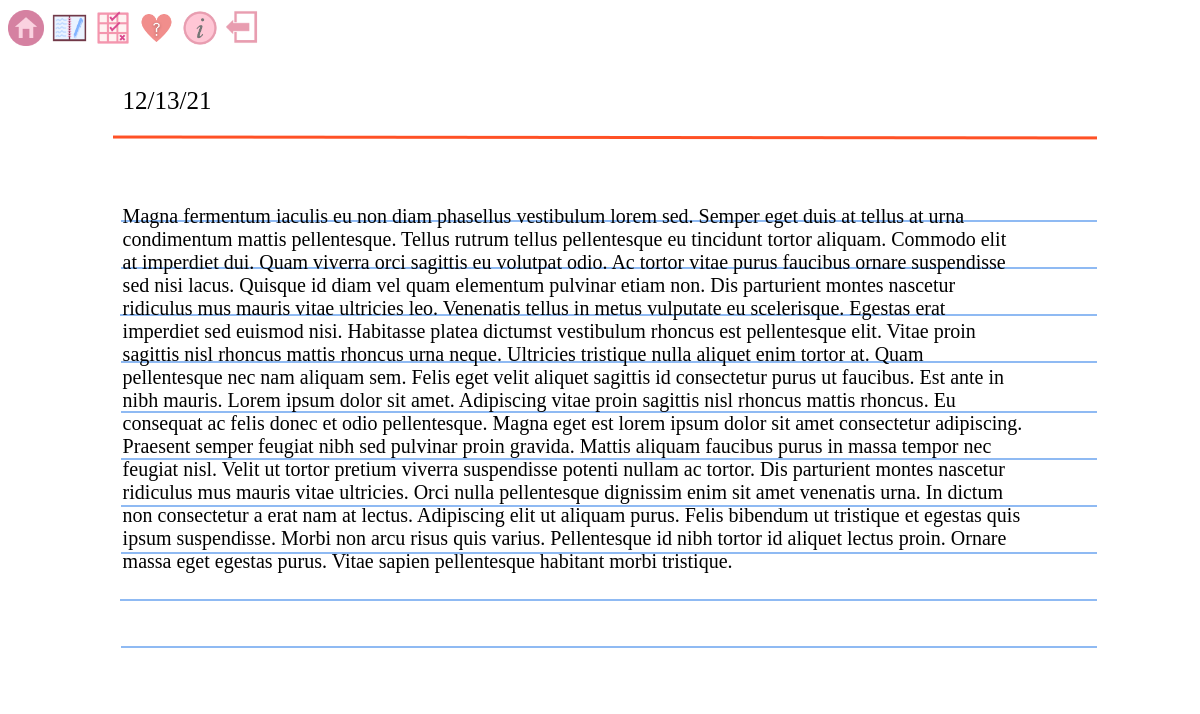
Screenshot of /journal/1 (signed in) with the database file from the repository.
### app/models.py (models this page shows, shortened)
class Journal(db.Model):
    id = db.Column(db.Integer, primary_key=True)
    date_posted = db.Column(db.Date, nullable=False, default= date.today())
    content = db.Column(db.Text, nullable=False)
    user_id = db.Column(db.Integer, db.ForeignKey('user.id'), nullable=False)

### app/routes.py (the view)
@app.route("/journal/<int:journal_id>") # view a single journal with the given id
@login_required
def viewjournal(journal_id):
    todays_date= date.today()
    journal = Journal.query.get_or_404(journal_id)
    return render_template('single_journal.html',  journal=journal, todays_date=todays_date, title="Single Journal" )

### app/models.py (called while the page is built)
@login_manager.user_loader
def load_user(user_id):
    return User.query.get(int(user_id))

### app/templates/single_journal.html (shortened to what this page needs)
<!doctype html>
<html lang="en">
    <head>
        <link rel="stylesheet" href="..\static\single_journal.css">
        <div>
            <a class="nav-link" href="/mainpage"><img src="\static\images\home.png " width="3%"></a>
            <a class="nav-link" href="/journal"><img src="\static\images\journal_icon.png " width="3%"></a>
            <a class="nav-link" href="/habittracker"><img src="\static\images\habittracker_icon.png " width="3%"></a>
            <a class="nav-link" href="/moodtracker"><img src="\static\images\moodtracker_icon.png " width="3%"></a>
            <a class="nav-link" href="/info"><img src="\static\images\information_icon.png " width="3%"></a>
            <a class="nav-link" href="/"><img src="\static\images\logout_icon.png " width="3%"></a>
        </div>
    </head>
    <body>
        <div class="container">
            {% if journal.date_posted == todays_date %}
                <form action="{{ '/journal/' + journal.id|string + '/update' }}" method="POST" style="width: 100%; height: 70%;">
                    <label for="journal" style="padding-left: 2%; font-size: 25px;">{{ journal.date_posted.strftime("%D") }}</label><br>
                    <textarea id="journal" name="journal" cols="55" rows="7" style="padding-left: 2%; font-size: 20px;">{{ journal.content }}</textarea><br>
                    <input class="submit" type="image" src="\static\images\pen_icon.png" width="10%" style="margin-left: 60%;" alt="Submit">
                    <input type="hidden" name="flag" value="fromjournal">
                </form>
            {% else %}
                <h4 style="padding-left: 2%; font-size: 25px;">{{ journal.date_posted.strftime("%D") }}</h4><br>
                <p style="padding-left: 2%; font-size: 20px; width: 900px;">{{ journal.content }}</p><br>
            {% endif %}
        </div>
    </body>
</html>

### app/static/single_journal.css (style rules this page uses)
body { font-family: serif; font-size:xx-large; }
.container { margin: 8%; margin-top: 2%; background: url("images/journal_page_cropped1.png") no-repeat; height: 600px; }
h4 { font-weight: normal; }

### rows the page displays
Journal: date_posted "12/13/21", content "Magna fermentum iaculis eu non diam phasellus vestibulum lorem sed. Semper eget duis at tellus at urna condimentum mattis pellentesque. Tellus rutrum tellus pellentesque eu tincidunt tortor aliquam. Commodo elit at imperdiet dui. Quam viverra orci sagittis eu volutpat odio. Ac tortor vitae purus faucibus ornare suspendisse sed nisi lacus. Quisque id diam vel quam elementum pulvinar etiam non. Dis parturient montes nascetur ridiculus mus mauris vitae ultricies leo. Venenatis tellus in metus vulputate eu scelerisque. Egestas erat imperdiet sed euismod nisi. Habitasse platea dictumst vestibulum rhoncus est pellentesque elit. Vitae proin sagittis nisl rhoncus mattis rhoncus urna neque.…"
